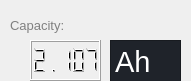
   <widget class="QWidget" name="capacity" native="true">
    <property name="geometry">
     <rect>
      <x>360</x>
      <y>210</y>
      <width>191</width>
      <height>81</height>
     </rect>
    </property>
    <widget class="QLabel" name="status_2">
     <property name="geometry">
      <rect>
       <x>10</x>
       <y>10</y>
       <width>81</width>
       <height>31</height>
      </rect>
     </property>
     <property name="font">
      <font>
       <pointsize>10</pointsize>
      </font>
     </property>
     <property name="styleSheet">
      <string notr="true">#status_2 {
	color: gray;
}</string>
     </property>
     <property name="text">
      <string>Capacity:</string>
     </property>
    </widget>
    <widget class="QLCDNumber" name="VoltajeEntrada_2">
     <property name="geometry">
      <rect>
       <x>30</x>
       <y>40</y>
       <width>71</width>
       <height>41</height>
      </rect>
     </property>
     <property name="layoutDirection">
      <enum>Qt::LeftToRight</enum>
     </property>
     <property name="value" stdset="0">
      <double>2.107000000000000</double>
     </property>
    </widget>
    <widget class="QTextBrowser" name="Ah">
     <property name="geometry">
      <rect>
       <x>110</x>
       <y>40</y>
       <width>71</width>
       <height>51</height>
      </rect>
     </property>
     <property name="font">
      <font>
       <pointsize>12</pointsize>
      </font>
     </property>
     <property name="layoutDirection">
      <enum>Qt::RightToLeft</enum>
     </property>
     <property name="styleSheet">
      <string notr="true">  background-color:#1f232a;</string>
     </property>
     <property name="html">
      <string>&lt;!DOCTYPE HTML PUBLIC &quot;-//W3C//DTD HTML 4.0//EN&quot; &quot;http://www.w3.org/TR/REC-html40/strict.dtd&quot;&gt;
&lt;html&gt;&lt;head&gt;&lt;meta name=&quot;qrichtext&quot; content=&quot;1&quot; /&gt;&lt;style type=&quot;text/css&quot;&gt;
p, li { white-space: pre-wrap; }
&lt;/style&gt;&lt;/head&gt;&lt;body style=&quot; font-family:'MS Shell Dlg 2'; font-size:12pt; font-weight:400; font-style:normal;&quot;&gt;
&lt;p style=&quot; margin-top:0px; margin-bottom:0px; margin-left:0px; margin-right:0px; -qt-block-indent:0; text-indent:0px;&quot;&gt;&lt;span style=&quot; font-size:22pt; color:#ffffff;&quot;&gt;Ah&lt;/span&gt;&lt;/p&gt;&lt;/body&gt;&lt;/html&gt;</string>
     </property>
    </widget>
   </widget>
